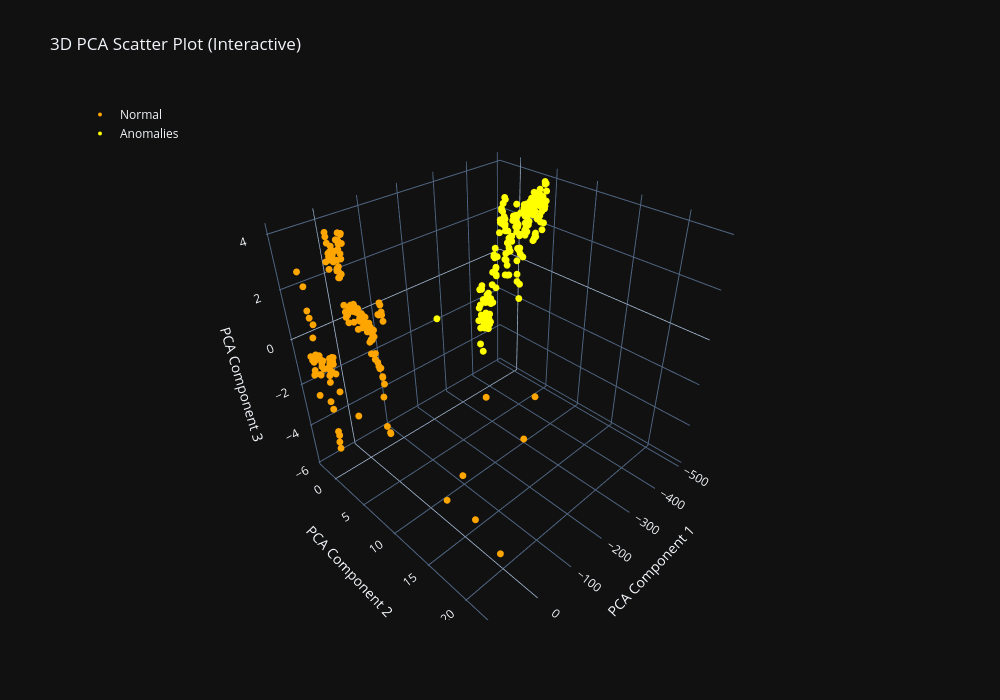

Notebook cell for this chart:
### Code cell
!pip install plotly
import plotly.graph_objects as go
from sklearn.decomposition import PCA

# Apply PCA with 3 components
pca = PCA(n_components=3)
normal_3d = pca.fit_transform(normal_data[columns])
anomalies_3d = pca.transform(data[columns])  # Only transform, do NOT fit again

# Create Plotly scatter plot
fig = go.Figure()

# Add normal points
fig.add_trace(go.Scatter3d(
    x=normal_3d[:, 0],
    y=normal_3d[:, 1],
    z=normal_3d[:, 2],
    mode='markers',
    marker=dict(size=4, color='orange'),
    name='Normal'
))

# Add anomaly points
fig.add_trace(go.Scatter3d(
    x=anomalies_3d[:, 0],
    y=anomalies_3d[:, 1],
    z=anomalies_3d[:, 2],
    mode='markers',
    marker=dict(size=4, color='yellow'),
    name='Anomalies'
))

# Customize layout
fig.update_layout(
    title='3D PCA Scatter Plot (Interactive)',
    scene=dict(
        xaxis_title='PCA Component 1',
        yaxis_title='PCA Component 2',
        zaxis_title='PCA Component 3'
    ),
    width=1000,
    height=700,
    legend=dict(x=0, y=1)
)

fig.show()

### Figure 1 — Plotly figure (JSON) as saved in the notebook; plotly's stock layout.template omitted (floating-point values rounded to 4 significant figures; data arrays with more than 128 entries replaced by an {"elided": "..."} marker saying what was removed)
{"data": [{"marker": {"color": "orange", "size": 4}, "mode": "markers", "name": "Normal", "x": {"elided": "170 float values"}, "y": {"elided": "170 float values"}, "z": {"elided": "170 float values"}, "type": "scatter3d"}, {"marker": {"color": "yellow", "size": 4}, "mode": "markers", "name": "Anomalies", "x": {"elided": "169 float values"}, "y": {"elided": "169 float values"}, "z": {"elided": "169 float values"}, "type": "scatter3d"}], "layout": {"legend": {"x": 0, "y": 1}, "title": {"text": "3D PCA Scatter Plot (Interactive)"}, "scene": {"xaxis": {"title": {"text": "PCA Component 1"}}, "yaxis": {"title": {"text": "PCA Component 2"}}, "zaxis": {"title": {"text": "PCA Component 3"}}}, "width": 1000, "height": 700}}
